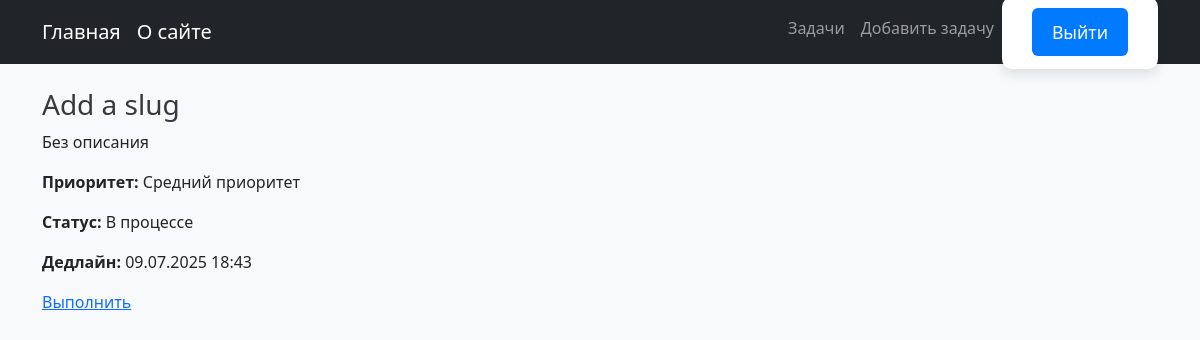
Page /task-list/task-detail/add-a-slug/ (signed in) on the committed database.
### tasks/models.py (models this page shows, shortened)
class Task(models.Model):
    class Status(models.TextChoices):
        HIGH_PRIORITY = 'HPR', 'Высокий приоритет'
        MIDDLE_PRIORITY = 'MPR', 'Средний приоритет'
        LOW_PRIORITY = 'LPR', 'Низкий приоритет'
    title = models.CharField(max_length=200)
    slug = models.SlugField(max_length=200, unique=True, blank=True)
    description = models.TextField(blank=True, null=True)
    is_completed = models.BooleanField(default=False)
    priority = models.CharField(max_length=3,
                                choices=Status.choices,
                                default=Status.MIDDLE_PRIORITY)
    created_at = models.DateTimeField(auto_now_add=True)
    due_date =  models.DateTimeField()
    user_from = models.ForeignKey(User,
                                  on_delete=models.CASCADE,
                                  related_name='user_tasks')
    objects = models.Manager()
    completed_tasks = CompletedManager()
    class Meta:
        ordering = ['-created_at']
        indexes = [
            models.Index(fields=['-created_at'])
        ]

### tasks/views.py (the view)
# urls.py: path('task-list/task-detail/<slug:slug>/', views.task_detail, name='task_detail'),
@login_required
def task_detail(request, slug):
    task = get_object_or_404(Task, slug=slug)
    return render(request, 'tasks/task_detail.html', {'task': task})

### tasks/templates/tasks/task_detail.html (shortened to what this page needs)
{% extends 'base.html' %}
{% load static %}
{% block content %}
<h3>{{ task.title }}</h3>
<p>{{ task.description|default:"Без описания" }}</p>
<p><strong>Приоритет:</strong> {{ task.get_priority_display }}</p>
<p><strong>Статус:</strong> {% if task.is_completed %}Выполнена{% else %}В процессе{% endif %}</p>
<p><strong>Дедлайн:</strong> {{ task.due_date|date:"d.m.Y H:i" }}</p>
<a href="{% url 'tasks:task_complete' %}?task_slug={{ task.slug }}">Выполнить</a>
{% endblock %}

### tasks/static/css/tasks.css (style rules this page uses)
body { background-color: #f8f9fa; font-family: 'Segoe UI', Tahoma, Geneva, Verdana, sans-serif; }
h1, h2, h3 { color: #343a40; }

### rows in the picture
Task: title "Add a slug", description "Без описания", priority "Средний приоритет", due_date "09.07.2025 18:43"
